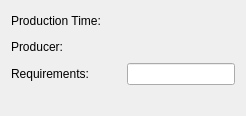
      <widget class="QWidget" name="mProducingTab" >
       <attribute name="title" >
        <string>P&amp;roducing</string>
       </attribute>
       <layout class="QVBoxLayout" >
        <property name="spacing" >
         <number>6</number>
        </property>
        <property name="leftMargin" >
         <number>11</number>
        </property>
        <property name="topMargin" >
         <number>11</number>
        </property>
        <property name="rightMargin" >
         <number>11</number>
        </property>
        <property name="bottomMargin" >
         <number>11</number>
        </property>
        <item>
         <layout class="QGridLayout" >
          <property name="leftMargin" >
           <number>0</number>
          </property>
          <property name="topMargin" >
           <number>0</number>
          </property>
          <property name="rightMargin" >
           <number>0</number>
          </property>
          <property name="bottomMargin" >
           <number>0</number>
          </property>
          <property name="horizontalSpacing" >
           <number>6</number>
          </property>
          <property name="verticalSpacing" >
           <number>6</number>
          </property>
          <item row="2" column="1" >
           <spacer>
            <property name="orientation" >
             <enum>Qt::Horizontal</enum>
            </property>
            <property name="sizeType" >
             <enum>QSizePolicy::Fixed</enum>
            </property>
            <property name="sizeHint" >
             <size>
              <width>20</width>
              <height>20</height>
             </size>
            </property>
           </spacer>
          </item>
          <item row="0" column="1" >
           <spacer>
            <property name="orientation" >
             <enum>Qt::Horizontal</enum>
            </property>
            <property name="sizeType" >
             <enum>QSizePolicy::Fixed</enum>
            </property>
            <property name="sizeHint" >
             <size>
              <width>20</width>
              <height>20</height>
             </size>
            </property>
           </spacer>
          </item>
          <item row="1" column="1" >
           <spacer>
            <property name="orientation" >
             <enum>Qt::Horizontal</enum>
            </property>
            <property name="sizeType" >
             <enum>QSizePolicy::Fixed</enum>
            </property>
            <property name="sizeHint" >
             <size>
              <width>20</width>
              <height>20</height>
             </size>
            </property>
           </spacer>
          </item>
          <item row="0" column="0" >
           <widget class="QLabel" name="mUnitProductionTimeLabel" >
            <property name="text" >
             <string>Production Time:</string>
            </property>
            <property name="wordWrap" >
             <bool>false</bool>
            </property>
           </widget>
          </item>
          <item row="2" column="2" >
           <widget class="QLineEdit" name="mUnitRequirements" >
            <property name="toolTip" >
             <string>List of units this unit requires</string>
            </property>
            <property name="whatsThis" >
             <string>List of units this unit requires. Player must have built those units before he can build this unit.</string>
            </property>
           </widget>
          </item>
          <item row="2" column="0" >
           <widget class="QLabel" name="mUnitRequirementsLabel" >
            <property name="text" >
             <string>Requirements:</string>
            </property>
            <property name="wordWrap" >
             <bool>false</bool>
            </property>
           </widget>
          </item>
          <item row="0" column="2" >
           <widget class="KIntNumInput" native="1" name="mUnitProductionTime" >
            <property name="toolTip" >
             <string>How long it takes to produce this unit</string>
            </property>
            <property name="whatsThis" >
             <string>The number of advance calls your unit takes until it is produced. How long this actually is depends also on your game speed (with default game speed, 20 is about 1 second)</string>
            </property>
            <property name="minValue" stdset="0" >
             <number>0</number>
            </property>
           </widget>
          </item>
          <item row="1" column="2" >
           <widget class="KIntNumInput" native="1" name="mUnitProducer" >
            <property name="toolTip" >
             <string>What units can produce this unit</string>
            </property>
            <property name="whatsThis" >
             <string>Which type of unit can be used to produce your unit. You can use just any number - just make sure that the factory that is meant to produce this unit has the same number in its &lt;i>Producer List&lt;/i>.</string>
            </property>
            <property name="minValue" stdset="0" >
             <number>0</number>
            </property>
           </widget>
          </item>
          <item row="1" column="0" >
           <widget class="QLabel" name="mUnitProducerLabel" >
            <property name="text" >
             <string>Producer:</string>
            </property>
            <property name="wordWrap" >
             <bool>false</bool>
            </property>
           </widget>
          </item>
         </layout>
        </item>
        <item>
         <spacer>
          <property name="orientation" >
           <enum>Qt::Vertical</enum>
          </property>
          <property name="sizeType" >
           <enum>QSizePolicy::Expanding</enum>
          </property>
          <property name="sizeHint" >
           <size>
            <width>20</width>
            <height>20</height>
           </size>
          </property>
         </spacer>
        </item>
       </layout>
      </widget>
